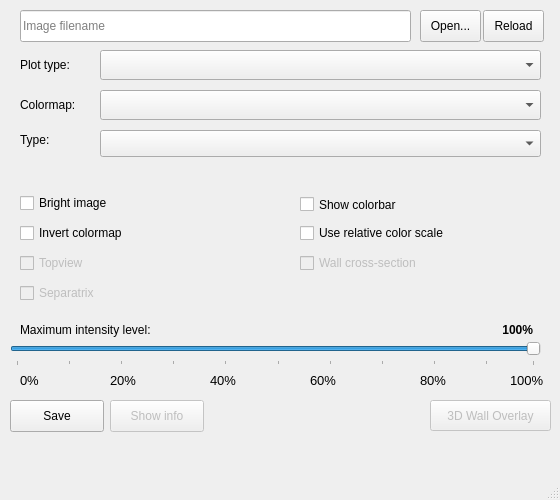
<?xml version="1.0" encoding="UTF-8"?>
<ui version="4.0">
 <class>ImageWindow</class>
 <widget class="QMainWindow" name="ImageWindow">
  <property name="geometry">
   <rect>
    <x>0</x>
    <y>0</y>
    <width>560</width>
    <height>500</height>
   </rect>
  </property>
  <property name="minimumSize">
   <size>
    <width>560</width>
    <height>500</height>
   </size>
  </property>
  <property name="maximumSize">
   <size>
    <width>560</width>
    <height>500</height>
   </size>
  </property>
  <property name="windowTitle">
   <string>SOFT Image Visualization</string>
  </property>
  <widget class="QWidget" name="centralwidget">
   <widget class="QPushButton" name="btnOpen">
    <property name="geometry">
     <rect>
      <x>420</x>
      <y>10</y>
      <width>61</width>
      <height>32</height>
     </rect>
    </property>
    <property name="text">
     <string>Open...</string>
    </property>
   </widget>
   <widget class="QPushButton" name="btnReload">
    <property name="geometry">
     <rect>
      <x>483</x>
      <y>10</y>
      <width>61</width>
      <height>32</height>
     </rect>
    </property>
    <property name="text">
     <string>Reload</string>
    </property>
   </widget>
   <widget class="QLineEdit" name="txtFilename">
    <property name="geometry">
     <rect>
      <x>20</x>
      <y>10</y>
      <width>391</width>
      <height>32</height>
     </rect>
    </property>
    <property name="placeholderText">
     <string>Image filename</string>
    </property>
   </widget>
   <widget class="QComboBox" name="cbPlotType">
    <property name="geometry">
     <rect>
      <x>100</x>
      <y>50</y>
      <width>441</width>
      <height>30</height>
     </rect>
    </property>
   </widget>
   <widget class="QLabel" name="label">
    <property name="geometry">
     <rect>
      <x>20</x>
      <y>55</y>
      <width>71</width>
      <height>20</height>
     </rect>
    </property>
    <property name="text">
     <string>Plot type:</string>
    </property>
   </widget>
   <widget class="QLabel" name="label_2">
    <property name="geometry">
     <rect>
      <x>20</x>
      <y>95</y>
      <width>71</width>
      <height>20</height>
     </rect>
    </property>
    <property name="text">
     <string>Colormap:</string>
    </property>
   </widget>
   <widget class="QComboBox" name="cbColormap">
    <property name="geometry">
     <rect>
      <x>100</x>
      <y>90</y>
      <width>441</width>
      <height>30</height>
     </rect>
    </property>
   </widget>
   <widget class="QSlider" name="sliderIntensity">
    <property name="geometry">
     <rect>
      <x>10</x>
      <y>340</y>
      <width>531</width>
      <height>26</height>
     </rect>
    </property>
    <property name="minimum">
     <number>1</number>
    </property>
    <property name="maximum">
     <number>100</number>
    </property>
    <property name="pageStep">
     <number>10</number>
    </property>
    <property name="value">
     <number>100</number>
    </property>
    <property name="tracking">
     <bool>true</bool>
    </property>
    <property name="orientation">
     <enum>Qt::Horizontal</enum>
    </property>
    <property name="tickPosition">
     <enum>QSlider::TicksBelow</enum>
    </property>
    <property name="tickInterval">
     <number>10</number>
    </property>
   </widget>
   <widget class="QLabel" name="label_3">
    <property name="geometry">
     <rect>
      <x>20</x>
      <y>320</y>
      <width>171</width>
      <height>20</height>
     </rect>
    </property>
    <property name="text">
     <string>Maximum intensity level:</string>
    </property>
   </widget>
   <widget class="QLabel" name="label_5">
    <property name="geometry">
     <rect>
      <x>110</x>
      <y>370</y>
      <width>31</width>
      <height>21</height>
     </rect>
    </property>
    <property name="font">
     <font>
      <pointsize>10</pointsize>
     </font>
    </property>
    <property name="text">
     <string>20%</string>
    </property>
   </widget>
   <widget class="QLabel" name="label_6">
    <property name="geometry">
     <rect>
      <x>210</x>
      <y>370</y>
      <width>31</width>
      <height>21</height>
     </rect>
    </property>
    <property name="font">
     <font>
      <pointsize>10</pointsize>
     </font>
    </property>
    <property name="text">
     <string>40%</string>
    </property>
   </widget>
   <widget class="QLabel" name="label_7">
    <property name="geometry">
     <rect>
      <x>310</x>
      <y>370</y>
      <width>31</width>
      <height>21</height>
     </rect>
    </property>
    <property name="font">
     <font>
      <pointsize>10</pointsize>
     </font>
    </property>
    <property name="text">
     <string>60%</string>
    </property>
   </widget>
   <widget class="QLabel" name="label_8">
    <property name="geometry">
     <rect>
      <x>420</x>
      <y>370</y>
      <width>31</width>
      <height>21</height>
     </rect>
    </property>
    <property name="font">
     <font>
      <pointsize>10</pointsize>
     </font>
    </property>
    <property name="text">
     <string>80%</string>
    </property>
   </widget>
   <widget class="QLabel" name="label_9">
    <property name="geometry">
     <rect>
      <x>510</x>
      <y>370</y>
      <width>41</width>
      <height>21</height>
     </rect>
    </property>
    <property name="font">
     <font>
      <pointsize>10</pointsize>
     </font>
    </property>
    <property name="text">
     <string>100%</string>
    </property>
   </widget>
   <widget class="QLabel" name="label_10">
    <property name="geometry">
     <rect>
      <x>20</x>
      <y>370</y>
      <width>21</width>
      <height>21</height>
     </rect>
    </property>
    <property name="font">
     <font>
      <pointsize>10</pointsize>
     </font>
    </property>
    <property name="text">
     <string>0%</string>
    </property>
   </widget>
   <widget class="QPushButton" name="btnSave">
    <property name="geometry">
     <rect>
      <x>10</x>
      <y>400</y>
      <width>94</width>
      <height>32</height>
     </rect>
    </property>
    <property name="text">
     <string>Save</string>
    </property>
   </widget>
   <widget class="QLabel" name="lblIntensity">
    <property name="geometry">
     <rect>
      <x>470</x>
      <y>320</y>
      <width>63</width>
      <height>20</height>
     </rect>
    </property>
    <property name="font">
     <font>
      <weight>75</weight>
      <bold>true</bold>
     </font>
    </property>
    <property name="layoutDirection">
     <enum>Qt::LeftToRight</enum>
    </property>
    <property name="text">
     <string>100%</string>
    </property>
    <property name="alignment">
     <set>Qt::AlignRight|Qt::AlignTrailing|Qt::AlignVCenter</set>
    </property>
   </widget>
   <widget class="QPushButton" name="btnInfo">
    <property name="enabled">
     <bool>false</bool>
    </property>
    <property name="geometry">
     <rect>
      <x>110</x>
      <y>400</y>
      <width>94</width>
      <height>32</height>
     </rect>
    </property>
    <property name="text">
     <string>Show info</string>
    </property>
   </widget>
   <widget class="QCheckBox" name="cbColorbar">
    <property name="geometry">
     <rect>
      <x>300</x>
      <y>190</y>
      <width>181</width>
      <height>29</height>
     </rect>
    </property>
    <property name="text">
     <string>Show colorbar</string>
    </property>
   </widget>
   <widget class="QCheckBox" name="cbInvert">
    <property name="geometry">
     <rect>
      <x>20</x>
      <y>220</y>
      <width>151</width>
      <height>26</height>
     </rect>
    </property>
    <property name="text">
     <string>Invert colormap</string>
    </property>
   </widget>
   <widget class="QCheckBox" name="cbRelativeColorbar">
    <property name="geometry">
     <rect>
      <x>300</x>
      <y>220</y>
      <width>211</width>
      <height>26</height>
     </rect>
    </property>
    <property name="text">
     <string>Use relative color scale</string>
    </property>
   </widget>
   <widget class="QCheckBox" name="cbBrightImage">
    <property name="geometry">
     <rect>
      <x>20</x>
      <y>190</y>
      <width>181</width>
      <height>26</height>
     </rect>
    </property>
    <property name="text">
     <string>Bright image</string>
    </property>
   </widget>
   <widget class="QCheckBox" name="cbTopview">
    <property name="enabled">
     <bool>false</bool>
    </property>
    <property name="geometry">
     <rect>
      <x>20</x>
      <y>250</y>
      <width>191</width>
      <height>26</height>
     </rect>
    </property>
    <property name="text">
     <string>Topview</string>
    </property>
   </widget>
   <widget class="QPushButton" name="btnWall">
    <property name="enabled">
     <bool>false</bool>
    </property>
    <property name="geometry">
     <rect>
      <x>430</x>
      <y>400</y>
      <width>121</width>
      <height>31</height>
     </rect>
    </property>
    <property name="text">
     <string>3D Wall Overlay</string>
    </property>
   </widget>
   <widget class="QCheckBox" name="cbWallCross">
    <property name="enabled">
     <bool>false</bool>
    </property>
    <property name="geometry">
     <rect>
      <x>300</x>
      <y>250</y>
      <width>231</width>
      <height>26</height>
     </rect>
    </property>
    <property name="text">
     <string>Wall cross-section</string>
    </property>
   </widget>
   <widget class="QCheckBox" name="cbSeparatrix">
    <property name="enabled">
     <bool>false</bool>
    </property>
    <property name="geometry">
     <rect>
      <x>20</x>
      <y>280</y>
      <width>241</width>
      <height>26</height>
     </rect>
    </property>
    <property name="text">
     <string>Separatrix</string>
    </property>
   </widget>
   <widget class="QComboBox" name="cbImageType">
    <property name="enabled">
     <bool>true</bool>
    </property>
    <property name="geometry">
     <rect>
      <x>100</x>
      <y>130</y>
      <width>441</width>
      <height>27</height>
     </rect>
    </property>
   </widget>
   <widget class="QLabel" name="label_4">
    <property name="enabled">
     <bool>true</bool>
    </property>
    <property name="geometry">
     <rect>
      <x>20</x>
      <y>130</y>
      <width>68</width>
      <height>20</height>
     </rect>
    </property>
    <property name="text">
     <string>Type:</string>
    </property>
   </widget>
  </widget>
  <widget class="QMenuBar" name="menubar">
   <property name="geometry">
    <rect>
     <x>0</x>
     <y>0</y>
     <width>560</width>
     <height>24</height>
    </rect>
   </property>
  </widget>
  <widget class="QStatusBar" name="statusbar"/>
 </widget>
 <resources/>
 <connections/>
</ui>
